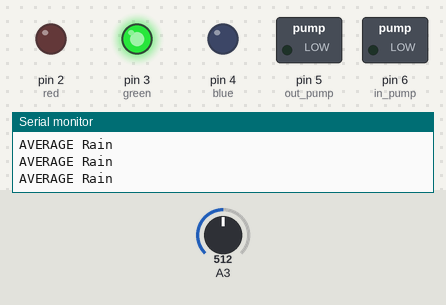
Simulated run of this sketch. Board: Arduino Uno, built with avr-gcc and run on an emulated ATmega328P. On the bench: switched loads named in the sketch (green lamp = pin HIGH), output pins drawn as LEDs (lit = HIGH), the last lines printed to the serial monitor. The test bench sets the inputs (shaded band); at power-on: A3 = 512.

Above: at 1.2 s.
1.3 s: A3 set to 636
4.3 s: A3 set to 668
At 5.5 s:
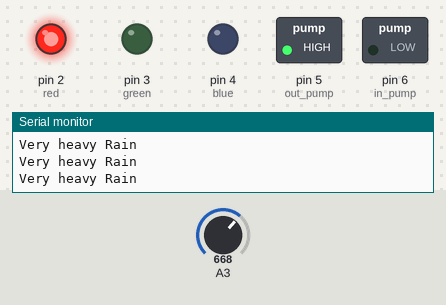
5.8 s: A3 set to 290
At 6.8 s:
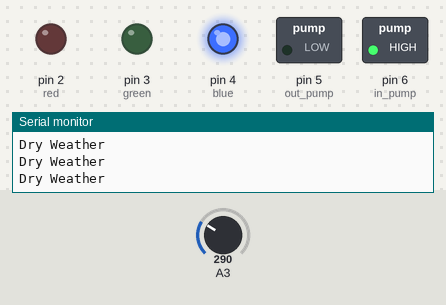
7.3 s: A3 set to 319
At 8.0 s:
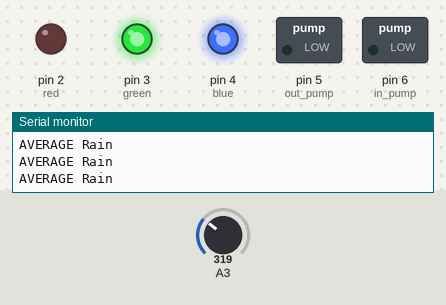
8.8 s: A3 set to 122
At 9.3 s:
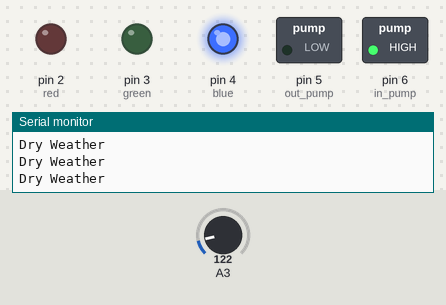
Timing chart, 0 to 11.3 s (numbered marks = the images above; inputs shaded):
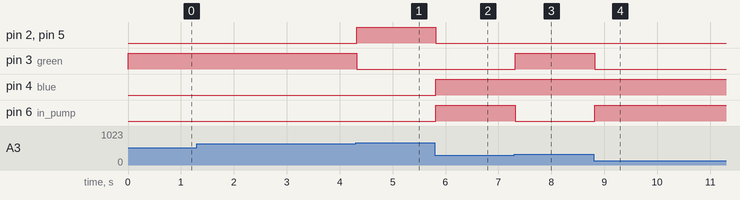

The sketch:

Water_Pump_Controls.ino
```cpp
int red = 2;
int green = 3;
int blue = 4;
int out_pump = 5;
int in_pump = 6;

void setup ()
{
  pinMode (red, OUTPUT);
  pinMode (green, OUTPUT);
  pinMode (blue, OUTPUT);
  pinMode (out_pump, OUTPUT);
  pinMode (in_pump, OUTPUT);
  Serial.begin (9600);
}

void loop()
{
  // read the input on analog pin 3:
  int value = analogRead(A3);

  if (value > 650)
  {
    Serial.println("Very heavy Rain");
    digitalWrite (red, HIGH);
    digitalWrite(green, LOW);
    digitalWrite(blue, LOW);
    digitalWrite(out_pump, HIGH);
    digitalWrite(in_pump, LOW);
  }
  else if ((value > 300) && (value <= 650))
  {
    Serial.println("AVERAGE Rain");
    digitalWrite (green, HIGH);
    digitalWrite (red, LOW);
    digitalWrite(out_pump, LOW);
    digitalWrite(in_pump, LOW);
  }
  else
  {
    Serial.println("Dry Weather");
    digitalWrite (blue, HIGH);
    digitalWrite (red, LOW);
    digitalWrite (green, LOW);
    digitalWrite(out_pump, LOW);
    digitalWrite(in_pump, HIGH);;
    delay(100);
  }
}
```

Measured:
- the behaviour switches between 650 and 651 on A3 (found by bisection; images 0 and 1)
- the behaviour switches between 300 and 301 on A3 (found by bisection; images 2 and 3)
- after the input at 4.3 s, pin 2 (red), pin 5 (out_pump): LOW → HIGH at once; pin 3 (green): HIGH → LOW at once
- after the input at 5.8 s, pin 2 (red), pin 5 (out_pump): HIGH → LOW at once; pin 4 (blue), pin 6 (in_pump): LOW → HIGH at once
- after the input at 7.3 s, pin 3 (green): LOW → HIGH at once; pin 6 (in_pump): HIGH → LOW at once
- after the input at 8.8 s, pin 3 (green): HIGH → LOW at once; pin 6 (in_pump): LOW → HIGH at once
